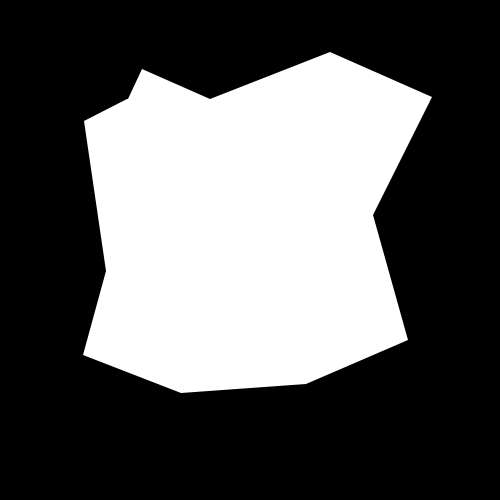
Frame 1 (no input)
Frame 60 (the mouse pressed at the canvas centre just before this capture): identical to frame 1, image omitted
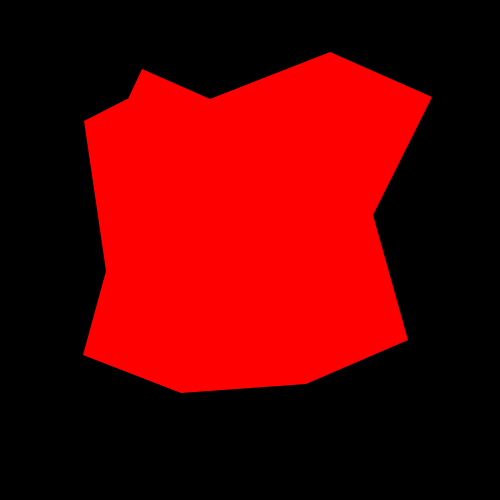
Frame 120 (the mouse held since frame 60 and released just before this capture)

The Processing sketch that drew these frames (run headless with seeded random() and noise(); from frame 60 on, the mouse is pressed at the canvas centre):

// Processing sketch: processing_31053
// ── processing_31053.pde

PVector[] test = { 
  new PVector(127.0, 99.0), 
  new PVector(84.0, 121.0), 
  new PVector(106.0, 271.0), 
  new PVector(83.0, 355.0), 
  new PVector(181.0, 393.0), 
  new PVector(306.0, 384.0), 
  new PVector(408.0, 340.0), 
  new PVector(373.0, 215.0), 
  new PVector(432.0, 97.0), 
  new PVector(330.0, 52.0), 
  new PVector(210.0, 99.0), 
  new PVector(142.0, 69.0), 
  new PVector(128.0, 99.0)
  };

  int numIntersections;

void setup() {
  size(500, 500);
  noStroke();
  smooth();
}

void draw() {
  background(0);
  numIntersections = 0;
  fill(255);
  for ( int i = 1; i < test.length; i++ ) {
    numIntersections += segIntersection(mouseX, mouseY, width, mouseY, test[i].x, test[i].y, test[i-1].x, test[i-1].y);
  }
  if ( numIntersections % 2 != 0 ) {
    println("INSIDE");
    fill(255, 0, 0);
  }
  else {
    println("OUTSIDE");
  }
  beginShape();
  for ( int i = 0; i < test.length; i++ ) {
    vertex(test[i].x, test[i].y);
  }
  endShape(CLOSE);
  println(numIntersections + " " + mouseX + " " + mouseY);
}

int segIntersection(float x1, float y1, float x2, float y2, float x3, float y3, float x4, float y4) {
  float bx = x2 - x1; 
  float by = y2 - y1; 
  float dx = x4 - x3; 
  float dy = y4 - y3;
  float b_dot_d_perp = bx * dy - by * dx;
  if (b_dot_d_perp == 0) {
    return 0;
  }
  float cx = x3 - x1;
  float cy = y3 - y1;
  float t = (cx * dy - cy * dx) / b_dot_d_perp;
  if (t < 0 || t > 1) {
    return 0;
  }
  float u = (cx * by - cy * bx) / b_dot_d_perp;
  if (u < 0 || u > 1) { 
    return 0;
  }
  if (y4 > y3) {
    if (y2 == y4) {
      return 0;
    }
  } 
  else {
    if (y2 == y3) {
      return 0;
    }
  }
  return 1;
}
